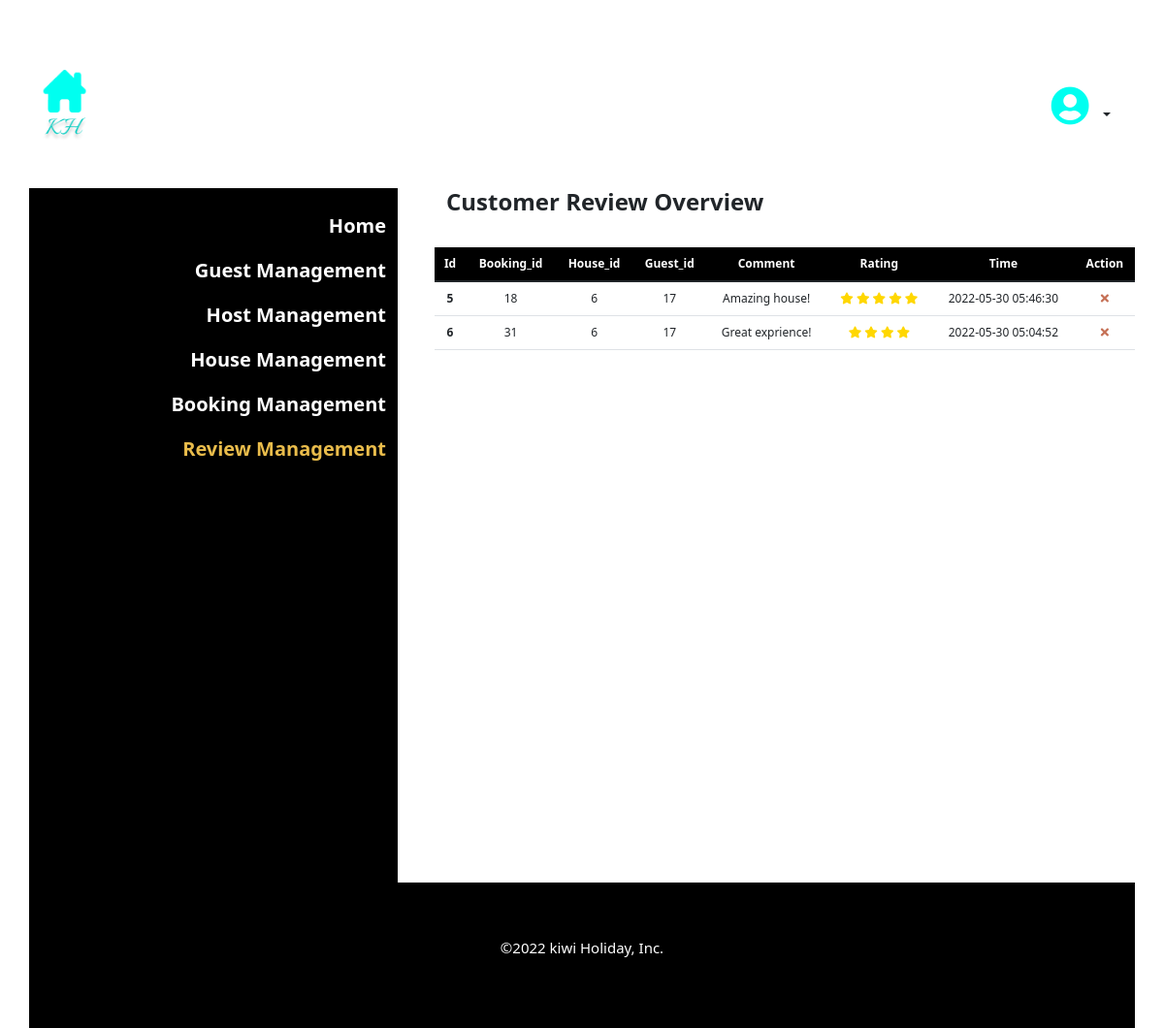
/admin/review.php, run on the app's committed database.
### tables this page shows
CREATE TABLE `review` (
  `review_id` int(90) NOT NULL,
  `booking_id` int(90) NOT NULL,
  `house_id` int(90) NOT NULL,
  `guest_id` int(90) NOT NULL,
  `comment` varchar(900) NOT NULL,
  `star` int(90) NOT NULL,
  `review_date` timestamp NOT NULL DEFAULT current_timestamp() ON UPDATE current_timestamp()
);

### admin/review.php (the view, shortened to what this page needs)
<?php
include "../library/config.php";
?>
<!DOCTYPE html>
<html lang="en">
<head>
    <link href="https://cdn.jsdelivr.net/npm/bootstrap@5.1.3/dist/css/bootstrap.min.css" rel="stylesheet">
    <link rel="stylesheet" href="https://cdn.jsdelivr.net/npm/bootstrap-icons@1.7.1/font/bootstrap-icons.css">
    <link rel="stylesheet" href="https://use.fontawesome.com/releases/v5.15.4/css/all.css">
</head>
<body>
    <div class="container">
      <?php include "topSection.php"; ?>
      <div class="row">
          <div class="col col-lg-4  text-end" style="background-color: black;">
            <br>
            <div class="row gy-3" style="font-size: 20px;font-weight:bold;">
                <a href="index.php" style="text-decoration: none;color:white;">Home</a>
                <a href="guest.php" style="text-decoration: none;color:white;">Guest Management</a>
                <a href="host.php" style="text-decoration: none;color:white;">Host Management</a>
                <a href="house.php" style="text-decoration: none;color:white;">House Management</a>
                <a href="booking.php" style="text-decoration: none;color:white;">Booking Management</a>
                <a href="review.php" style="text-decoration: none;color:#E9BC4B;">Review Management</a>
            </div>
            <br><br><br><br><br><br>
            <br><br><br><br><br><br>
            <br><br><br><br><br><br>
          </div>
          <div class="col col-lg-8 " style="padding-left: 50px;" >
            <div class="row">
              <div class="col text-start">
                <h4><b>Customer Review Overview</b></h4>
              </div>
            </div>
            <br>
            <div class="row">
            <table  class="table table-hover text-center " style="font-size: 12px;">
              <thead style="background-color:black;color:white;">
                <tr>
                  <th scope="col">Id</th>
                  <th scope="col">Booking_id</th>
                  <th scope="col">House_id</th>
                  <th scope="col">Guest_id</th>
                  <th scope="col">Comment</th>
                  <th scope="col">Rating</th>
                  <th scope="col">Time</th>
                  <th scope="col">Action</th>
                </tr>
              </thead>
              <tbody>
              <?php
              $queryR = "SELECT * FROM review";
              $resultR = mysqli_query($link, $queryR);
              while($rowR = mysqli_fetch_array($resultR)){
                  extract($rowR);
                  $review_id = $rowR['review_id'];
                  $booking_id = $rowR['booking_id'];
                  $house_id = $rowR['house_id'];
                  $guest_id = $rowR['guest_id'];
                  $comment = $rowR['comment'];
                  $star = $rowR['star'];
                  $time = $rowR['review_date'];
              ?>
                <tr>
                  <th scope="row"><?= $review_id; ?></th>
                  <td><?= $booking_id; ?></td>
                  <td><?= $house_id; ?></td>
                  <td><?= $guest_id; ?></td>
                  <td><?= $comment; ?></td>
                  <td>
                  <?php
                    for($i=0; $i<$star; $i++) {
                    ?>
                    <span style="color:gold;"><i class="fas fa-star"></i></span>
                    <?php
                    }
                    ?>
                  </td>
                  <td><?= $time; ?></td>
                  <td>
                    <a href="javascript:deleteReview(<?= $review_id; ?>)" title="delete">
                      <span style="color: #C57055;"><i class="fas fa-times"></i></span>
                    </a>
                  </td>
                </tr>
              <?php
              }
              ?>
              </tbody>
            </table>
            </div>
          </div>
      </div>
      <?php include "footer.php"; ?>
    </div>
</body>
</html>

### data on the page
review: review_id "5", booking "18", house "6", guest "17", comment "Amazing house!", star 5 (drawn), review_date "2022-05-30 05:46:30"
review: review_id "6", booking "31", house "6", guest "17", comment "Great exprience!", star 4 (drawn), review_date "2022-05-30 05:04:52"
